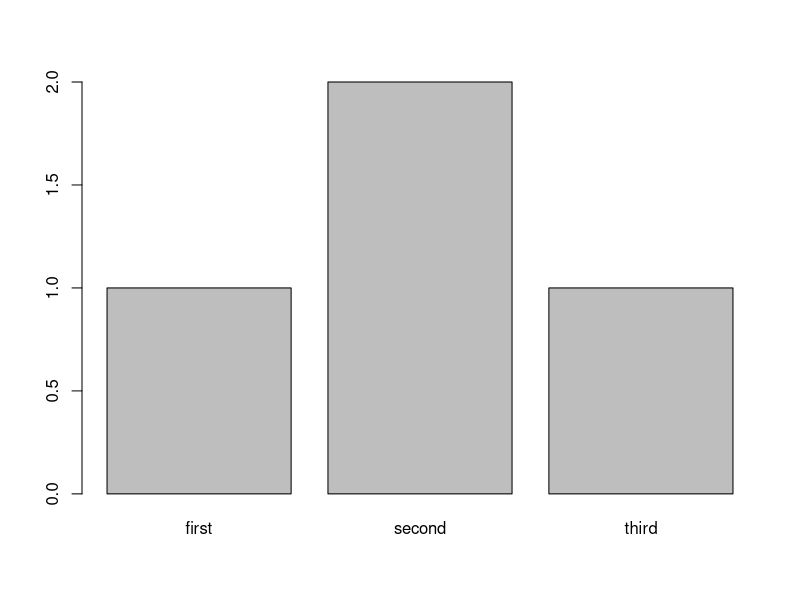
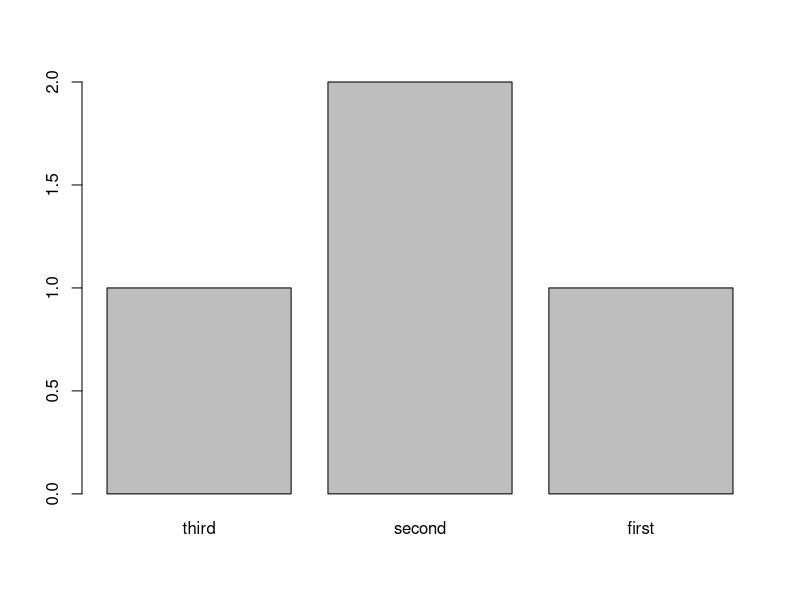
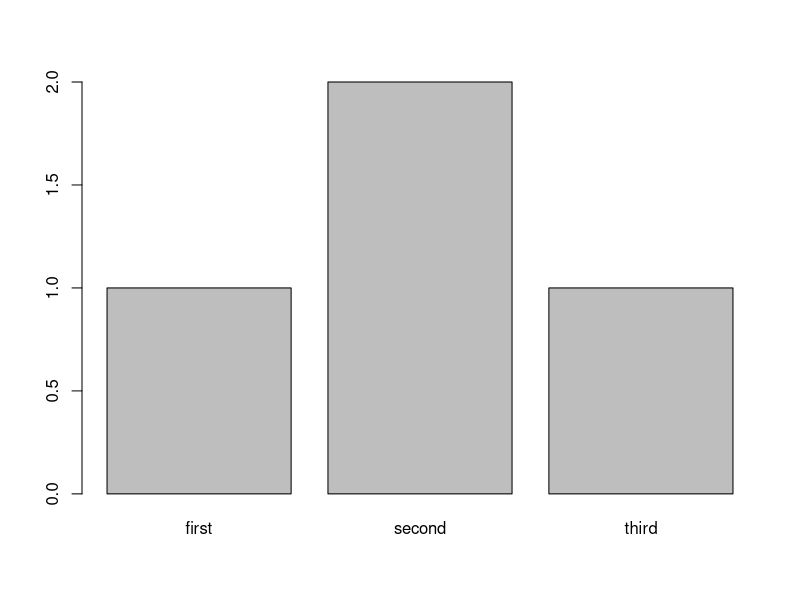

Source code (R) for these figures, in order:
#변수와 데이터 유형

# 변수: 참조형, 들어오는 값에 의해 타입을 결정한다.
va<-1
va<-2
var1=3
4->var2
a<-2
A<-3
var.first<-5 #변수명에 .찍어서 표현가능
var.second<-6
a<-5
b<-6
c<-a+b
print(c)
c
(c<-a+b)

rnorm(10)
mean(rnorm(10))

#데이터유형 - 수치형
kbs<-9
object.size(kbs)
typeof(kbs)
typeof(5)
typeof(5.5)
is(kbs) #numeric:integer, double
mbc<-as.integer(kbs) # 형변환
is(mbc)
sbs<-5L #"L"을 붙이면 integer가 된다.
typeof(sbs)

#데이터유형 - 문자형
string<-"홍길동"
string<-'홍길동'
typeof(string)
is.character(string)

#데이터유형 - 논리형
b<-TRUE #logical형 타입
b<-T
is.logical(b)
typeof(b)

#데이터유형 - 복소수형
z<-5.3-3i
z
Re(z)
Im(z)
is.complex(z)

#04.17
#NA, NULL, NaN
aa<-NA #결측치: 값이 입력되지 않은 상태
aa
is.na(aa)
sum(2,3,na.rm = T) #연산되지 않는다.
aa<-NULL #그냥 값이 없는 상태
aa
sum(2,3,NULL) #자동으로 NULL을 제외하고 연산한다.
aa<-NaN
aa
sum(2,3,NaN)

typeof(NULL) #="NULL"
typeof(NA) #="logical"
typeof(NaN) #="double"
length(NULL) #=0
length(NA) #=1
length(NaN) #=1
Inf
0/0
Inf*0
Inf+Inf#=Inf
Inf/Inf#=NaN
Inf*Inf#=Inf
Inf-Inf#=NaN

#Factor(요인형)
kbs<-c("second","first","third","second") #문자열벡터, c:combination함수
kbs
is.factor(kbs)
is.character(kbs)
mbc<-as.factor(kbs)
mbc
is.factor(mbc)
levels(mbc)#문자열의 순위 출력
summary(mbc)#빈도수 출력
plot(mbc)#빈도수를 그래프로 출력

mbc2<-factor(mbc,levels=c("third","second","first"),ordered = TRUE)
mbc2
plot(mbc2)
plot(mbc)

names<-c("공길동","홍길동","사임당")
gender<-c("2","2","1")
(names<-c(names,"손오공"))#print(...)와 같은 기능
print(gender<-c(gender,"남자"))
names
gender
str(names)#R은 index가 1부터 출발
str(gender)
gender[5]<-"여자"
gender
f.gender<-factor(gender)
f.gender
str(f.gender)
levels(f.gender)

ans<-c(2,2,3,2,3,4,4,4,3,4)
ans
f.ans<-factor(ans)
f.ans
str(f.ans)
f.ans<-factor(ans,levels=c(1,2,3,4,5))
f.ans
str(f.ans)
f.ans<-factor(ans,levels=c(1,2,3,4,5),ordered=TRUE)
f.ans
str(f.ans)
f.ans<-factor(ans,levels=c(1,2,3,4,5),ordered=TRUE,
              labels=c("매우불만","불만","보통","만족","매우만족"))
f.ans
str(f.ans)

names<-c("고길동","심길동","사임당")
gender<-c("2","2","1")
df<-data.frame(name=names,gender=gender)
df
str(df)
df2<-data.frame(name=names,gender=gender)
df2
str(df2)

#함수
f<-function(){
  return('good')
}
f()
typeof(f)#closure:함수타입이라는 의미